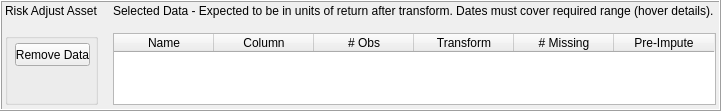
       <widget class="QFrame" name="statsDataSelRAAFrame">
        <property name="geometry">
         <rect>
          <x>10</x>
          <y>530</y>
          <width>721</width>
          <height>111</height>
         </rect>
        </property>
        <property name="styleSheet">
         <string notr="true">border-color: rgb(0, 0, 0);</string>
        </property>
        <property name="frameShape">
         <enum>QFrame::Box</enum>
        </property>
        <property name="frameShadow">
         <enum>QFrame::Raised</enum>
        </property>
        <widget class="QWidget" name="gridLayoutWidget_29">
         <property name="geometry">
          <rect>
           <x>0</x>
           <y>-1</y>
           <width>721</width>
           <height>111</height>
          </rect>
         </property>
         <layout class="QGridLayout" name="statsDataSelRAAGrid" rowstretch="1,0" columnstretch="2,13">
          <property name="leftMargin">
           <number>5</number>
          </property>
          <property name="topMargin">
           <number>5</number>
          </property>
          <property name="rightMargin">
           <number>5</number>
          </property>
          <property name="bottomMargin">
           <number>5</number>
          </property>
          <property name="spacing">
           <number>15</number>
          </property>
          <item row="0" column="0">
           <widget class="QLabel" name="label_95">
            <property name="text">
             <string>Risk Adjust Asset</string>
            </property>
           </widget>
          </item>
          <item row="0" column="1">
           <widget class="QLabel" name="label_94">
            <property name="toolTip">
             <string>&lt;html&gt;&lt;head/&gt;&lt;body&gt;&lt;p&gt;The date range of any data series using a RA transform must be a subset of the RAA's date range. Select 'Force Match' to attempt to addres a frequency mismatch between data series and RAA series.&lt;/p&gt;&lt;/body&gt;&lt;/html&gt;</string>
            </property>
            <property name="text">
             <string>Selected Data - Expected to be in units of return after transform. Dates must cover required range (hover details).</string>
            </property>
           </widget>
          </item>
          <item row="1" column="1">
           <widget class="QTableWidget" name="statsDataSelRAADataTable">
            <property name="editTriggers">
             <set>QAbstractItemView::NoEditTriggers</set>
            </property>
            <property name="selectionMode">
             <enum>QAbstractItemView::SingleSelection</enum>
            </property>
            <property name="selectionBehavior">
             <enum>QAbstractItemView::SelectRows</enum>
            </property>
            <property name="rowCount">
             <number>0</number>
            </property>
            <column>
             <property name="text">
              <string>Name</string>
             </property>
             <property name="toolTip">
              <string>Hover item for type and subtype</string>
             </property>
            </column>
            <column>
             <property name="text">
              <string>Column</string>
             </property>
            </column>
            <column>
             <property name="text">
              <string># Obs</string>
             </property>
            </column>
            <column>
             <property name="text">
              <string>Transform</string>
             </property>
             <property name="toolTip">
              <string>Hover item for # obs change</string>
             </property>
            </column>
            <column>
             <property name="text">
              <string># Missing</string>
             </property>
             <property name="toolTip">
              <string>Before pre-impute (if applied)</string>
             </property>
            </column>
            <column>
             <property name="text">
              <string>Pre-Impute</string>
             </property>
            </column>
           </widget>
          </item>
          <item row="1" column="0">
           <widget class="QGroupBox" name="statsDataSelRAAGroup">
            <property name="enabled">
             <bool>true</bool>
            </property>
            <property name="sizePolicy">
             <sizepolicy hsizetype="Expanding" vsizetype="Expanding">
              <horstretch>0</horstretch>
              <verstretch>0</verstretch>
             </sizepolicy>
            </property>
            <property name="title">
             <string/>
            </property>
            <property name="flat">
             <bool>true</bool>
            </property>
            <widget class="QPushButton" name="statsDataSelRAARemoveDataButton">
             <property name="enabled">
              <bool>true</bool>
             </property>
             <property name="geometry">
              <rect>
               <x>10</x>
               <y>10</y>
               <width>75</width>
               <height>23</height>
              </rect>
             </property>
             <property name="sizePolicy">
              <sizepolicy hsizetype="Expanding" vsizetype="Expanding">
               <horstretch>0</horstretch>
               <verstretch>0</verstretch>
              </sizepolicy>
             </property>
             <property name="toolTip">
              <string>Selected Row</string>
             </property>
             <property name="text">
              <string>Remove Data</string>
             </property>
            </widget>
           </widget>
          </item>
         </layout>
        </widget>
       </widget>
